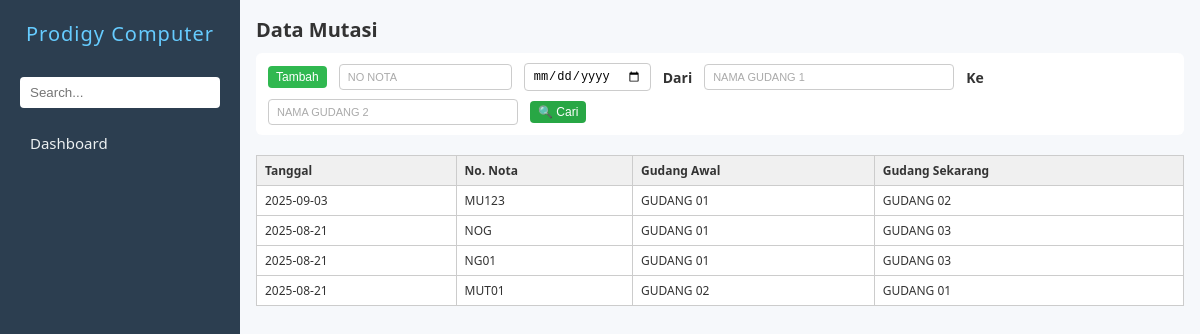
/mutasi.php, run on an earlier commit of the app's database.
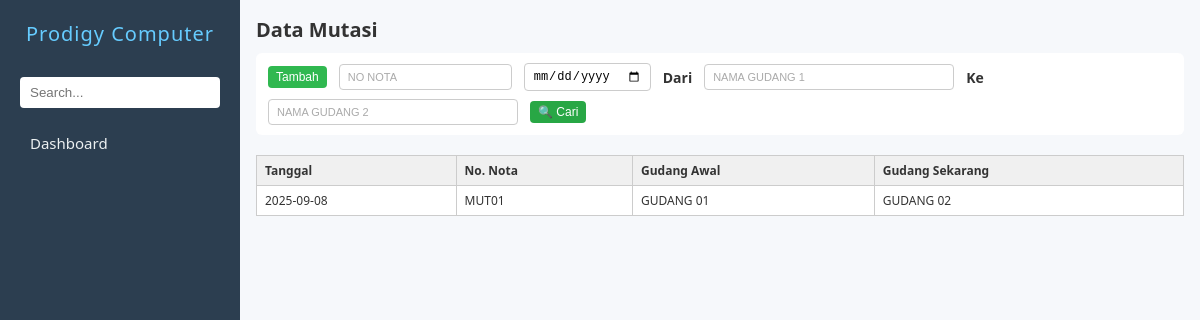
And on a later commit of the database.
### tables this page shows
CREATE TABLE `zmutasi` (
  `nonota` char(30) DEFAULT NULL,
  `tgl` date DEFAULT NULL,
  `kodegd1` char(10) DEFAULT NULL,
  `kodegd2` char(10) NOT NULL,
  `operator` char(10) DEFAULT '',
  `logtime` timestamp NOT NULL DEFAULT current_timestamp()
);

CREATE TABLE `zgudang` (
  `kodegd` char(20) NOT NULL,
  `namagd` char(50) NOT NULL
);

### mutasi.php (the view, shortened to what this page needs)
<?php
include 'koneksi.php';
$query = mysqli_query($conn, "
    SELECT
        zmutasi.tgl,
        zmutasi.nonota,
        g1.namagd AS namagd1,
        g2.namagd AS namagd2
    FROM zmutasi
    LEFT JOIN zgudang g1 ON zmutasi.kodegd1 = g1.kodegd
    LEFT JOIN zgudang g2 ON zmutasi.kodegd2 = g2.kodegd
    ORDER BY zmutasi.tgl DESC, zmutasi.nonota DESC
    LIMIT 10
");
?>
<!DOCTYPE html>
<html lang="en">
<head>
    <link rel="stylesheet" href="navbar.css" />
    <link rel="stylesheet" href="form.css" />
</head>
<body>
    <?php
    include 'navbar.php';
    $hakUbah   = $aksesEdit['tambah'];?>
    <main>
        <h2>Data Mutasi</h2>
        <div class="action-bar">
            <button type="button" class="action-btn tambah" onclick="cekAkses()">Tambah</button>
            <input type="text" id="inputNoNota" placeholder="No Nota" style="text-transform: uppercase;">
            <input type="date" id="inputTgl">
            <span> Dari </span>
            <input type="text" name="namagd1" id="inputNamagd1" placeholder="Nama gudang 1" class="medium-input" style="text-transform: uppercase;">
            <span> Ke </span>
            <input type="text" name="namagd2" id="inputNamagd2" placeholder="Nama gudang 2" class="medium-input" style="text-transform: uppercase;">
            <button type="button" class="action-btn cari" onclick="triggerSearch()">🔍 Cari</button>
        </div>
        <div id="tabelHasil" class="form-grid" style="margin-top: 20px;">
            <table class="tabel-hasil">
                <thead>
                    <tr>
                        <th>Tanggal</th>
                        <th>No. Nota</th>
                        <th>Gudang Awal</th>
                        <th>Gudang Sekarang</th>
                    </tr>
                </thead>
                <tbody>
                    <?php while ($row = mysqli_fetch_assoc($query)): ?>
                        <tr onclick="tampilkanKonfirmasiEdit('<?= $row['nonota'] ?>')">
                            <td><?= $row['tgl'] ?></td>
                            <td><?= $row['nonota'] ?></td>
                            <td><?= $row['namagd1'] ?></td>
                            <td><?= $row['namagd2'] ?></td>
                        </tr>
                    <?php endwhile; ?>
                </tbody>
            </table>
        </div>
    </main>
</body>
</html>

### navbar.php (shortened to what this page needs)
<?php
$current = basename($_SERVER['PHP_SELF']);
function isActiveLink($page, $current) {
    return $page == $current ? 'active-link' : '';
}
?>
<div class="sidebar" id="sidebarMenu">
    <h1>Prodigy Computer</h1>
    <input type="search" placeholder="Search...">
    <div class="nav-section">
        <a href="dashboard.php" class="<?= isActiveLink('dashboard.php', $current) ?>">Dashboard</a>
    </div>
</div>

### navbar.css (style rules this page uses)
.sidebar { width: 240px; background: #2c3e50; color: #fff; display: flex; flex-direction: column; padding: 20px; overflow-y: auto; }
.sidebar h1 { font-size: 20px; margin-bottom: 30px; text-align: center; font-weight: 500; letter-spacing: 1px; color: #66ccff; }
.sidebar input[type="search"] { width: 100%; padding: 8px 10px; border-radius: 4px; border: none; margin-bottom: 20px; }
.nav-section { display: flex; flex-direction: column; align-items: flex-start; background-color: #2c3e50; width: 185px; color: #fff; margin-bottom: 5px; }
.nav-section a { text-decoration: none; color: #ecf0f1; padding: 5px 10px; margin-bottom: 5px; font-size: 15px; width: 100%; border-radius: 4px; transition: background-color 0.2s ease; }

### form.css (style rules this page uses)
* { box-sizing: border-box; margin: 0; padding: 0; }
body { font-family: "Segoe UI", Tahoma, Geneva, Verdana, sans-serif; display: flex; height: 100vh; background: #f6f8fb; color: #333; }
main { padding: 1rem; flex: 1; overflow-y: auto; }
h2 { margin-bottom: 10px; font-size: 20px; }
.tabel-hasil { width: 100%; border-collapse: collapse; font-size: 14px; margin-top: 10px; }
.tabel-hasil th, .tabel-hasil td { border: 1px solid #ccc; padding: 8px 10px; text-align: left; }
.tabel-hasil th { background-color: #f0f0f0; font-weight: bold; }
a { text-decoration: none; color: #007bff; }
.medium-input { width: 250px; }
.sidebar { transition: left 0.3s ease; }
.action-bar { display: flex; flex-wrap: wrap; align-items: center; gap: 8px 12px; margin-bottom: 4px; background-color: #fff; padding: 10px 12px; border-radius: 6px; }
.action-bar input[type="text"], .action-bar input[type="date"], .action-bar select { padding: 5px 8px; font-size: 12px; border: 1px solid #ccc; border-radius: 4px; min-width: 120px; }
.action-bar input[type="text"]::placeholder { font-size: 11px; color: #aaa; }
.action-bar span { font-size: 14px; font-weight: bold; }
.action-bar .action-btn { padding: 4px 8px; font-size: 12px; border: none; color: white; border-radius: 4px; cursor: pointer; transition: 0.3s ease; }
.action-bar .action-btn.tambah { background-color: #30b850; }
.action-bar .action-btn.cari { background-color: #28a745; }
.tabel-hasil { width: 100%; border-collapse: collapse; margin-top: 1em; font-size: 12px; border: 1px solid #ccc; }
.tabel-hasil th, .tabel-hasil td { padding: 6px 8px; border: 1px solid #ccc; text-align: left; background-color: #fff; }
.tabel-hasil th { background-color: #f0f0f0; font-weight: bold; color: #333; }

What changed in the data, as far as the page shows it:
removed zmutasi: tgl "2025-09-03", nonota "MU123", zgudang.namagd "GUDANG 01", zgudang.namagd "GUDANG 02"
removed zmutasi: tgl "2025-08-21", nonota "NOG", zgudang.namagd "GUDANG 01", zgudang.namagd "GUDANG 03"
removed zmutasi: tgl "2025-08-21", nonota "NG01", zgudang.namagd "GUDANG 01", zgudang.namagd "GUDANG 03"
removed zmutasi: tgl "2025-08-21", nonota "MUT01", zgudang.namagd "GUDANG 02", zgudang.namagd "GUDANG 01"
added zmutasi: tgl "2025-09-08", nonota "MUT01", zgudang.namagd "GUDANG 01", zgudang.namagd "GUDANG 02"
